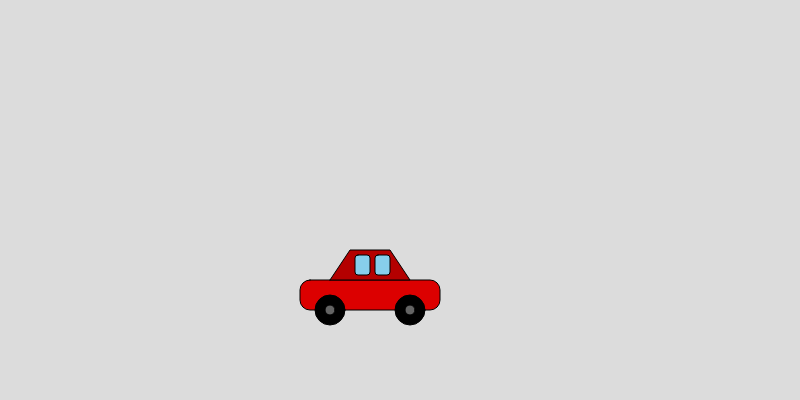
Frame 1 (no input)
Frame 2 (the mouse pressed at the canvas centre, redrawn once): identical to frame 1, image omitted

The p5.js sketch that drew this single still picture (run headless with seeded random() and noise() and a simulated clock; the mouse was pressed at the canvas centre and the sketch redrawn once):

// p5.js sketch
// ── sketch.js
function setup() {
  createCanvas(800, 400);
  noLoop();
}

function draw() {
  background(220);
  drawCar(300, 300);
}

function drawCar(x, y) {
  // Main body
  fill(220, 0, 0);
  rect(x, y - 20, 140, 30, 10);

  // Top cabin
  fill(180, 0, 0);
  beginShape();
  vertex(x + 30, y - 20);
  vertex(x + 50, y - 50);
  vertex(x + 90, y - 50);
  vertex(x + 110, y - 20);
  endShape(CLOSE);

  // Windows
  fill(135, 206, 235);
  rect(x + 55, y - 45, 15, 20, 3); // Front window
  rect(x + 75, y - 45, 15, 20, 3); // Back window

  // Wheels
  fill(0);
  ellipse(x + 30, y + 10, 30, 30);
  ellipse(x + 110, y + 10, 30, 30);

  // Wheel rims
  fill(100);
  ellipse(x + 30, y + 10, 10, 10);
  ellipse(x + 110, y + 10, 10, 10);
}
